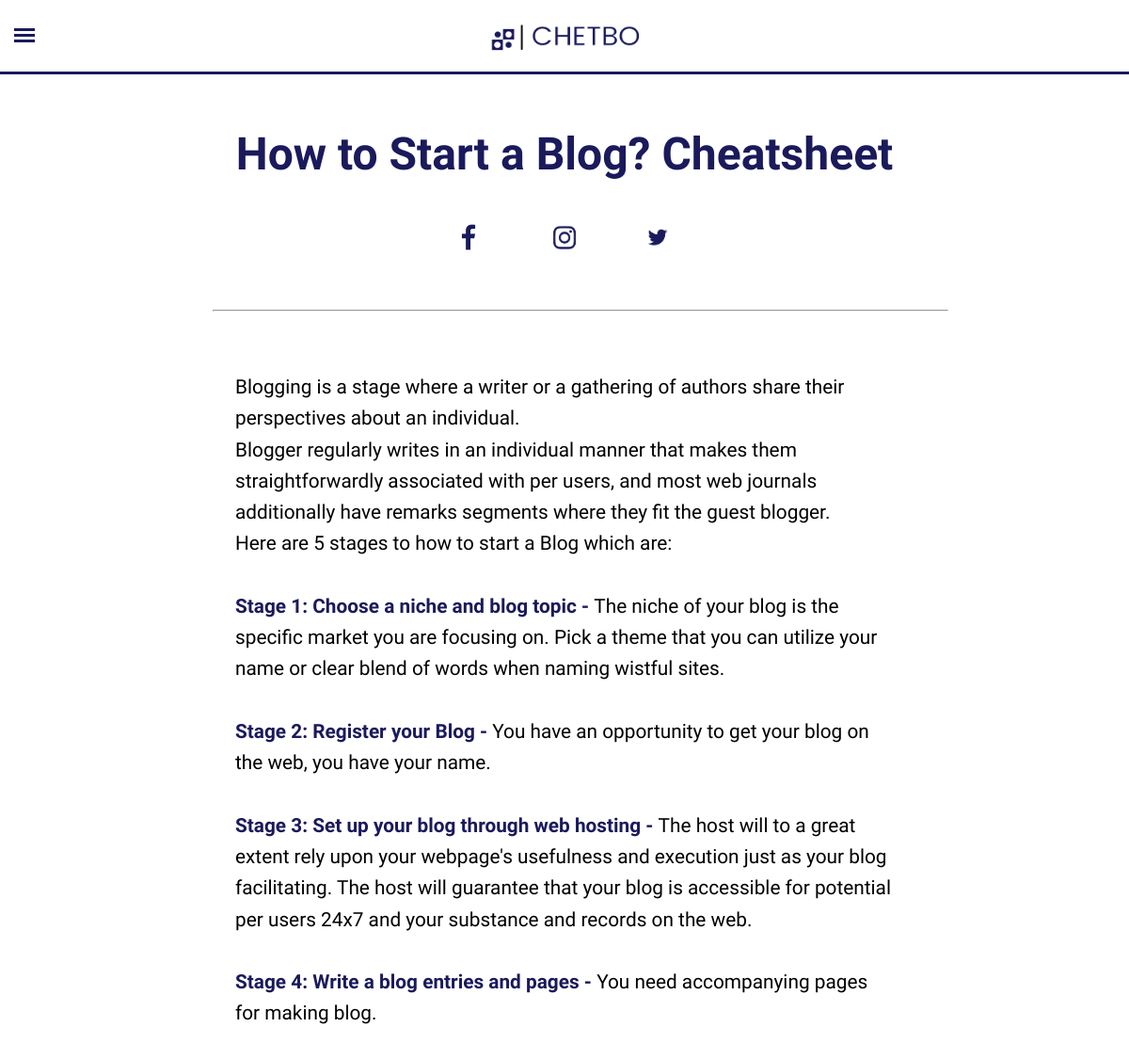
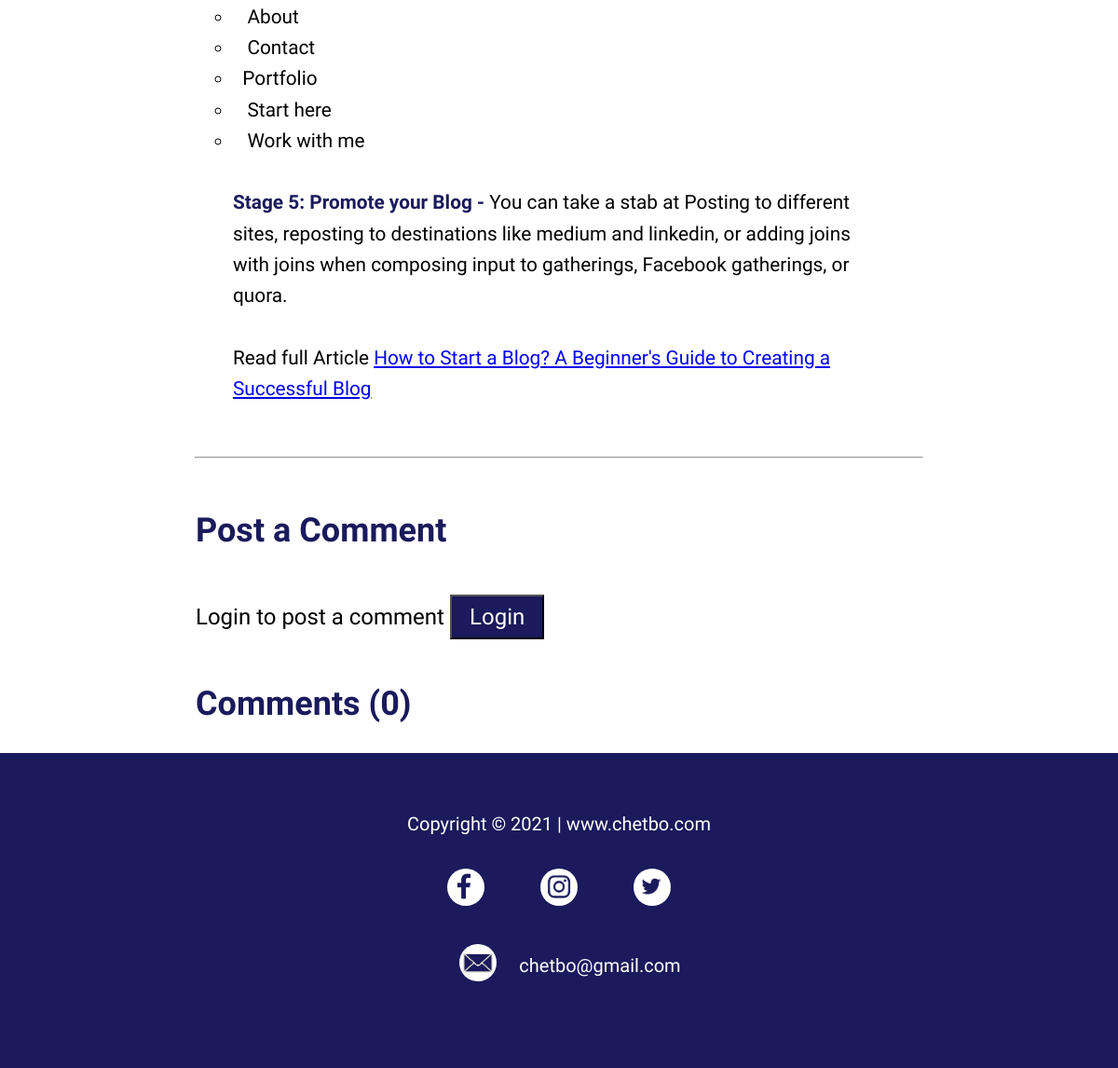
The page /sheets/how-to-start-a-blog on the database its author committed (2 pictures, top to bottom).
### sheets/models.py (models this page shows, shortened)
class Cheatsheets(models.Model):
    sno = models.AutoField(primary_key=True)
    title = models.CharField(max_length=150)
    subtitle = models.TextField()
    slug = models.TextField()
    content = models.TextField()
    date = models.DateTimeField()

### sheets/views.py (the view)
# urls.py: path('<str:slug>', views.cheatsheetPost, name='cheatsheetPost'),
def cheatsheetPost(request, slug):
    post = Cheatsheets.objects.filter(slug=slug).first()
    comments = CheetsheetComment.objects.filter(post=post, parent = None)
    replies = CheetsheetComment.objects.filter(post=post).exclude(parent= None)
    repDict = {}
    for reply in replies:
        if reply.parent.sno not in repDict.keys():
            repDict[reply.parent.sno] = [reply]
        else:
            repDict[reply.parent.sno].append(reply)
    context = {"post": post, "comments": comments, "user": request.user, "repDict": repDict}
    return render(request, "sheets/cheatsheetPost.html", context)

### templates/sheets/cheatsheetPost.html (shortened to what this page needs)
{% extends 'layout.html' %}
{% block head %}
<link rel="stylesheet" href="/static/css/cheatsheetPost.css">
{% endblock %}
{% block body %}
{% load humanize %}
{% load extras %}
<div class="content-container">
    <div class="content-heading">
        <p class="post-content-heading">{{post.title}}</p>
        <div class="media-links">
                    <div class="media-items"><a href="/facebook"><img src="/static/img/facebook.png" alt="" class="social-media-items"></a></div>
                    <div class="media-items"><a href="/instagram"><img src="/static/img/instagram.png" alt="" class="social-media-items"></a></div>
                    <div class="media-items"><a href="/twitter"><img src="/static/img/twitter.png" alt="" class="social-media-items"></a></div>
        </div><hr class="hline">
    </div>
    <div class="content-para">
        <p>{{post.content|safe}}</p>
    </div>
</div>
<hr class="hline">
<div class="comment-container">
    <div class="comment-heading">
        <h2>Post a Comment</h2>
    </div>
    <div class="form-commment-container">
        {% if user.is_authenticated %}
        <form action="/sheets/postcomment" method="post" id="comment-form">
            {% csrf_token %}
            <textarea type="text" name="comment" id="comment" class="comment-input" placeholder="Add a Comment"
                rows="4"></textarea>
            <input type="hidden" name="postSno" value="{{post.sno}}">
            <input type="hidden" name="parentSno" value="">
            <button type="submit" class="submit-btn">Post</button>
        </form>
        {% else %}
        <p class="login-line">Login to post a comment <button class="submit-btn"><a href="/login" class="login-btn-link">Login</a></button></p>
        {% endif %}
        <div class="comment-heading">
            <h2>Comments ({{comments.count}})</h2>
        </div>
    </div>
</div>
{% endblock %}

### static/css/style.css (style rules this page uses)
* { margin: 0; padding: 0; font-family: 'Cantarell', sans-serif; }
.media-links { display: flex; flex-wrap: nowrap; align-items: center; justify-content: center; }
.media-items { padding: 20px 30px; }
.social-media-items { width: 2.5rem; height: 2.5rem; border-radius: 5rem; }

### static/css/cheatsheetPost.css (style rules this page uses)
* { margin: 0; padding: 0; }
.hline { color: rgb(26, 26, 92); }
.content-container, .hline { width: 65vw; display: block; align-items: center; justify-content: center; margin: auto; margin-top: 1.5rem; }
.content-heading { display: block; align-items: center; justify-content: center; text-align: center; font-size: 3rem; font-weight: bold; padding: 1rem 1rem; padding-bottom: 2rem; }
.post-content-heading { color: rgb(26, 26, 92); }
.content-para { display: block; align-items: center; justify-content: center; font-size: 1.3rem; padding: 2rem 2.5rem; line-height: 1.6; }
.content-para h1, h2, h3, h4, b, span,strong { color: rgb(26, 26, 92); }
.comment-container { width: 65vw; display: block; align-items: center; justify-content: center; margin: auto; margin-top: 1.5rem; }
.comment-heading { font-size: 1.5rem; padding: 2rem 0; }
.submit-btn { font-size: 1.5rem; padding: 0.5rem 1.2rem; background-color: rgb(26, 26, 92); color: white; margin: 1rem 0; }
.post-content-heading { margin: 1rem 0; }
.login-line { font-size: 1.5rem; }
.login-btn-link { color: white; text-decoration: none; }

### rows shown on the page
Cheatsheets: title "How to Start a Blog? Cheatsheet", content "Blogging is a stage where a writer or a gathering of authors share their perspectives about an individual. Blogger regularly writes in an individual manner that makes them straightforwardly associated with per users, and most web journals additionally have remarks segments where they fit the guest blogger. Here are 5 stages to how to start a Blog which are: Stage 1: Choose a niche and blog topic - The niche of your blog is the specific market you are focusing on. Pick a theme that you can utilize your name or clear blend of words when naming wistful sites. Stage 2: Register your Blog - You have an opportunity to get your blog on the web, you have your name. Stage 3: Set up your blog through…"

### other values the page prints
{{ comments.count }} "0"
